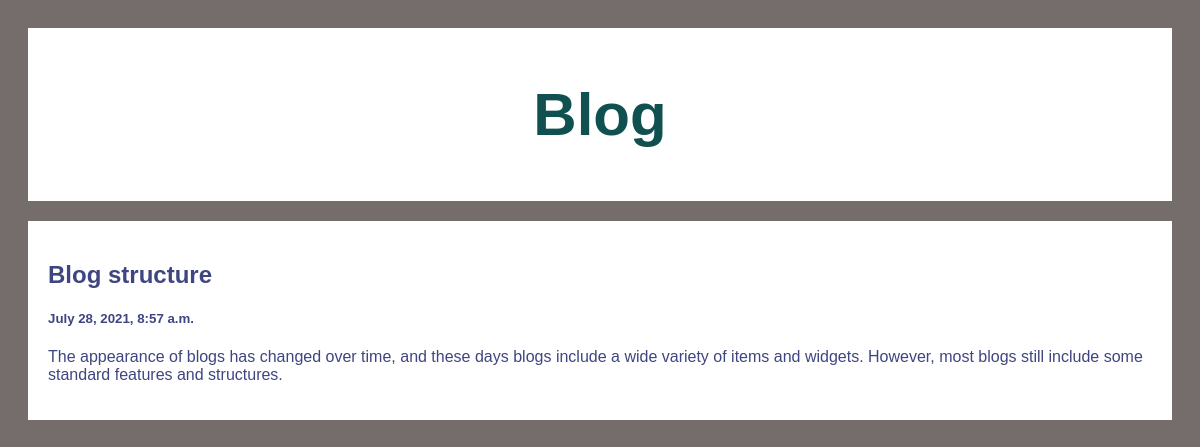
Screenshot of /post/3 with the database file from the repository.
### post/models.py (models this page shows)
class List(models.Model):
	title = models.CharField(max_length=50)
	description = models.CharField(max_length=10000)
	create_at = models.DateTimeField(default=datetime.now, blank=True)

### post/views.py (the view)
# urls.py: path('', include('post.urls')),
def post(request, pk):
	list_post = List.objects.get(id=pk)
	return render(request, 'post.html', {'lists':list_post})

### templates/post.html (shortened to what this page needs)
<!DOCTYPE html>
<html lang="en">
<head>
</head>
<body>
	<div class="header">
		<h2>Blog</h2>
	</div>
	<div class="row">
      <div class="leftcolumn">
		<div class="card">
				<h2>{{lists.title}}</h2>
				<h5>{{lists.create_at}}</h5>
				<p>{{lists.description}}</p>
		</div>
      </div>
	</div>
</body>
</html>

### templates/post.html (style rules this page uses)
* { box-sizing: border-box; }
body { color: rgb(63, 69, 128); font-family: Arial; padding: 20px; background: #756c6c; }
.header { color: rgb(16, 80, 80); padding: 2px; font-size: 40px; text-align: center; background: white; }
.leftcolumn { float: left; width: 100%; }
.card { background-color: white; padding: 20px; margin-top: 20px; }
.row:after { content: ""; display: table; clear: both; }

### rows the page displays
List: title "Blog structure", create_at "July 28, 2021, 8:57 a.m.", description "The appearance of blogs has changed over time, and these days blogs include a wide variety of items and widgets. However, most blogs still include some standard features and structures."
